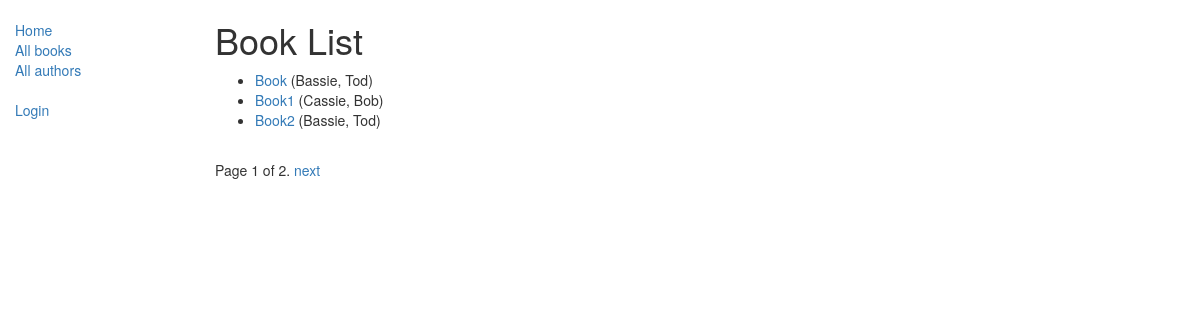
/catalog/books/, run on the app's committed database.
### catalog/models.py (models this page shows, shortened)
class Book(models.Model):
    title = models.CharField(max_length=200)
    author = models.ForeignKey('Author', on_delete=models.SET_NULL, null=True)
    summary = models.TextField(max_length=1000, help_text="Enter a brief description of the book")
    isbn = models.CharField('ISBN',
                            max_length=13,
                            help_text='13 Character <a href="https://www.isbn-international.org/content/what-isbn'
                                      '">ISBN number</a>')
    genre = models.ManyToManyField('Genre', help_text="Select a genre for this book")
    language = models.ForeignKey('Language', on_delete=models.SET_NULL, null=True)
    class Meta:
        ordering = ['title', 'author']
    def display_genre(self):
        """Creates a string for the Genre. This is required to display genre in Admin."""
        return ', '.join([genre.name for genre in self.genre.all()[:3]])
    display_genre.short_description = 'Genre'
    def display_language(self):
        return ', '.join([language.name for language in self.language.all()[:3]])
    display_language.short_description = 'Language'
    def get_absolute_url(self):
        return reverse('book-detail', args=[str(self.id)])

class Author(models.Model):
    first_name = models.CharField(max_length=100)
    last_name = models.CharField(max_length=100)
    date_of_birth = models.DateField(null=True, blank=True)
    date_of_death = models.DateField('died', null=True, blank=True)
    class Meta:
        ordering = ['first_name', 'last_name']
    def __str__(self):
        return '%s, %s' % (self.last_name, self.first_name)

### catalog/views.py (the view)
class BookListView(generic.ListView):
    model = Book
    paginate_by = 3

### catalog/templates/catalog/book_list.html
{% extends "base_generic.html" %}
{% block content %}
    <h1>Book List</h1>
    {% if book_list %}
    <ul>
      {% for book in book_list %}
      <li>
        <a href="{{ book.get_absolute_url }}">{{ book.title }}</a> ({{book.author}})
      </li>
      {% endfor %}
    </ul>
    {% else %}
      <p>There are no books in the library.</p>
    {% endif %}
{% endblock %}

### data on the page
Book: title "Book", author "Bassie, Tod"
Book: title "Book1", author "Cassie, Bob"
Book: title "Book2", author "Bassie, Tod"

### other printed values
{{ page_obj.number }} "1"
{{ page_obj.paginator.num_pages }} "2"
